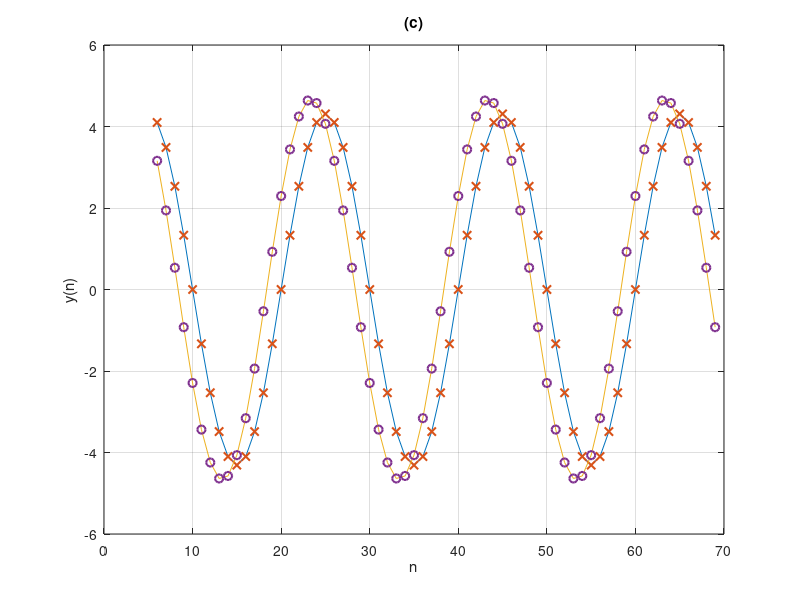

Reproduce this figure in MATLAB.
% Tarea 2;

% % 1.14.- b);
% n = 1:69;
% x = 5*sin(pi*n/10+pi/4);
% w = [1/63 2 /63 4/63 8/63 16/63 32/63];
% for n = 6:69
%     y(n) = w*(x(n-5:n)');
% end
% n = 6:69;
% plot(n, y(n), n, y(n), 'o', 'LineWidth', 1.5)
% grid on
% xlabel('n')
% ylabel('y(n)')
% title('(b)')

% 1.14.- c);

% 1.12 como auxiliar;
n1 = 1:69;
 x1 = 5*sin(pi*n1/10+pi/4);
 for n1=6:69
     y1(n1) = (1/6)*sum(x1(n1-5:n1));
 end
 n1 = 6:69;
plot(n1, y1(n1), n1, y1(n1), 'x', 'LineWidth', 1.5)
grid on
hold on


% 1.14 comparativo
n = 1:69;
x = 5*sin(pi*n/10+pi/4);
w = [1/63 2 /63 4/63 8/63 16/63 32/63];
for n = 6:69
    y(n) = w*(x(n-5:n)');
end
n = 6:69;
plot(n, y(n), n, y(n), 'o', 'LineWidth', 1.5)
grid on
xlabel('n')
ylabel('y(n)')
title('(c)')

hold off
